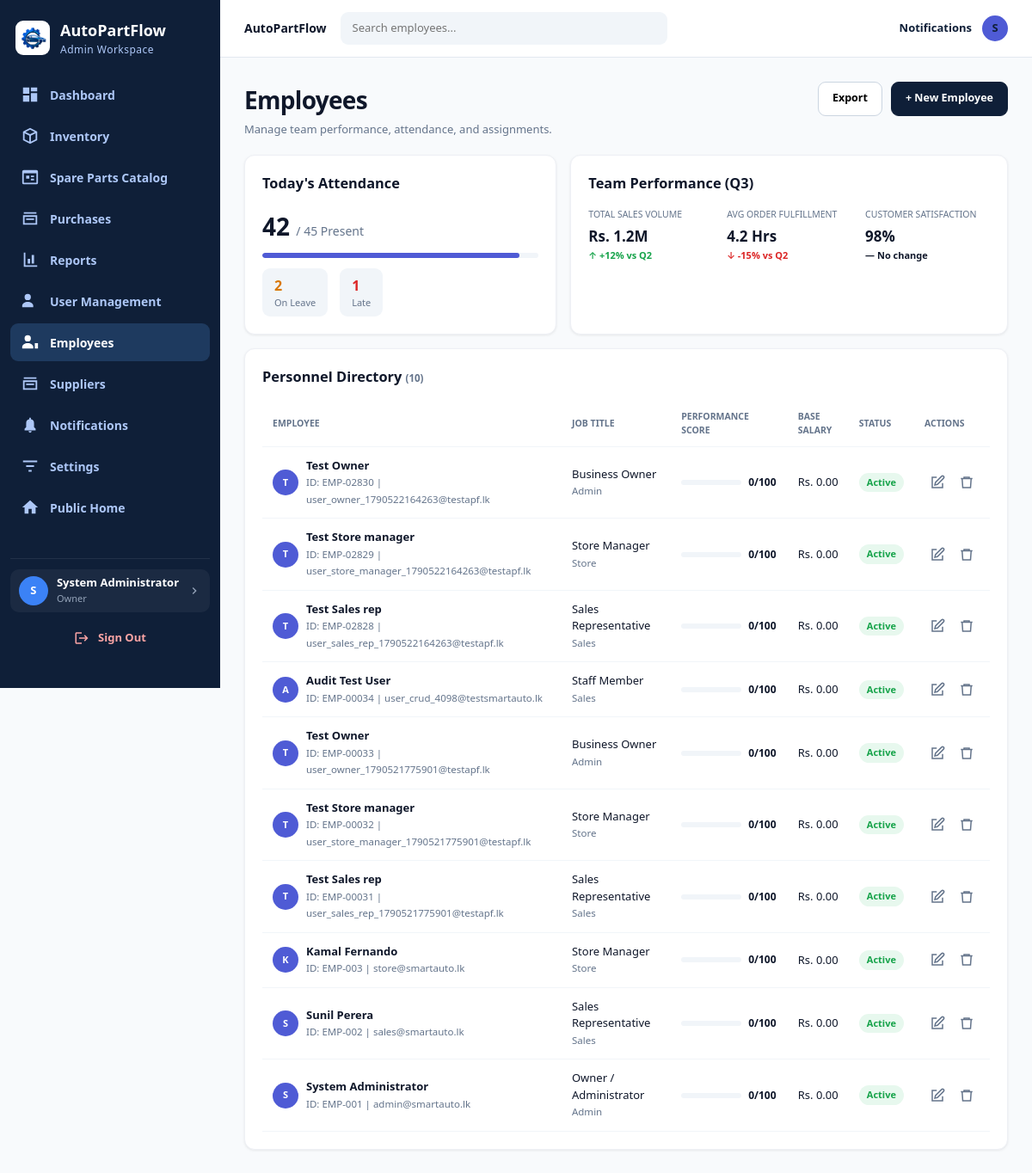
The page /admin/employees (signed in) on the database its author committed.
### tables this page shows
CREATE TABLE employees (
    id                INT UNSIGNED AUTO_INCREMENT PRIMARY KEY,
    user_id           INT UNSIGNED NOT NULL UNIQUE,
    employee_code     VARCHAR(20)  NOT NULL UNIQUE,
    designation       VARCHAR(100) NOT NULL,
    department        ENUM('sales','store','admin','delivery') NOT NULL DEFAULT 'sales',
    hire_date         DATE         NOT NULL,
    base_salary       DECIMAL(12,2) DEFAULT 0.00,
    commission_rate   DECIMAL(5,2)  DEFAULT 0.00 COMMENT 'Percentage commission on sales',
    address           TEXT         DEFAULT NULL,
    emergency_contact VARCHAR(150) DEFAULT NULL,
    emergency_phone   VARCHAR(20)  DEFAULT NULL,
    deleted_at        DATETIME     DEFAULT NULL,
    created_at        TIMESTAMP    DEFAULT CURRENT_TIMESTAMP,
    updated_at        TIMESTAMP    DEFAULT CURRENT_TIMESTAMP ON UPDATE CURRENT_TIMESTAMP,
    CONSTRAINT fk_employees_user FOREIGN KEY (user_id) REFERENCES users(id)
);

CREATE TABLE users (
    id                  INT UNSIGNED AUTO_INCREMENT PRIMARY KEY,
    role_id             TINYINT UNSIGNED NOT NULL,
    username            VARCHAR(60)  NOT NULL UNIQUE,
    email               VARCHAR(150) NOT NULL UNIQUE,
    password_hash       VARCHAR(255) NOT NULL,
    full_name           VARCHAR(150) NOT NULL,
    phone               VARCHAR(20)  DEFAULT NULL,
    avatar              VARCHAR(255) DEFAULT NULL,
    is_active           TINYINT(1)   NOT NULL DEFAULT 1,
    last_login_at       DATETIME     DEFAULT NULL,
    password_changed_at DATETIME     DEFAULT NULL,
    deleted_at          DATETIME     DEFAULT NULL,
    created_at          TIMESTAMP    DEFAULT CURRENT_TIMESTAMP,
    updated_at          TIMESTAMP    DEFAULT CURRENT_TIMESTAMP ON UPDATE CURRENT_TIMESTAMP,
    CONSTRAINT fk_users_role FOREIGN KEY (role_id) REFERENCES roles(id)
);

### app/Views/admin/employees.php (the view, shortened to what the rows shown need)
<?php
$deptLabels = ['sales' => 'Sales', 'store' => 'Store', 'admin' => 'Admin', 'delivery' => 'Delivery'];
$employees = array_map(fn($r) => [
    'id'              => (int) ($r['id'] ?? 0),
    'full_name'       => (string) ($r['full_name'] ?? ''),
    'email'           => (string) ($r['email'] ?? ''),
    'phone'           => (string) ($r['phone'] ?? ''),
    'role_id'         => (int) ($r['role_id'] ?? 0),
    'is_active'       => (int) ($r['is_active'] ?? 1),
    'employee_code'   => (string) ($r['employee_code'] ?? ''),
    'designation'     => (string) ($r['designation'] ?? ''),
    'department'      => (string) ($r['department'] ?? 'sales'),
    'hire_date'       => (string) ($r['hire_date'] ?? ''),
    'base_salary'     => (float) ($r['base_salary'] ?? 0),
    'commission_rate' => (float) ($r['commission_rate'] ?? 0),
], $rows);
?>
<!DOCTYPE html>
<html lang="en">
<head>
<link rel="stylesheet" href="<?= asset('css/shared.css') ?>">
<link rel="stylesheet" href="<?= asset('css/admin.css') ?>">
</head>
<body>
<div class="app-shell">
    <?php require APP_PATH . '/Views/admin/partials/sidebar.php'; ?>
    <div class="main">
        <header class="topbar">
            AutoPartFlow
            <div class="search-box"><input type="text" id="empSearch" placeholder="Search employees..."></div>
            <div class="topbar-icons"><a href="<?= url('admin/notifications') ?>" aria-label="Notifications">Notifications</a> <a href="<?= url('profile') ?>" class="avatar" title="Edit Profile — <?= e($_SESSION['full_name'] ?? 'Admin') ?>" style="text-decoration:none;cursor:pointer;"><?= strtoupper(substr($_SESSION['full_name'] ?? 'A', 0, 1)) ?></a></div>
        </header>
        <div class="content">
            <div class="page-head">
                <div>
                    <h1>Employees</h1>
                    <p>Manage team performance, attendance, and assignments.</p>
                </div>
                <div class="head-actions">
                    <button class="btn" type="button" id="exportBtn">Export</button>
                    <button class="btn btn-primary" type="button" id="addBtn">+ New Employee</button>
                </div>
            </div>
            <div class="grid-2">
                <div class="card">
                    <h3 style="margin-top:0;">Today's Attendance</h3>
                    <div style="font-size:28px;font-weight:700;">42 <span style="font-size:14px;font-weight:500;color:var(--slate-500);">/ 45 Present</span></div>
                    <div class="bar-track"><div class="bar-fill" style="width:93%"></div></div>
                    <div class="stat-mini">
                        <div class="box"><div class="num" style="color:var(--amber);">2</div><div class="label">On Leave</div></div>
                        <div class="box"><div class="num" style="color:var(--red);">1</div><div class="label">Late</div></div>
                    </div>
                </div>
                <div class="card">
                    <h3 style="margin-top:0;">Team Performance (Q3)</h3>
                    <div class="perf-grid">
                        <div><div class="lbl">Total Sales Volume</div><div class="val">Rs. 1.2M</div><div class="change up">↑ +12% vs Q2</div></div>
                        <div><div class="lbl">Avg Order Fulfillment</div><div class="val">4.2 Hrs</div><div class="change down">↓ -15% vs Q2</div></div>
                        <div><div class="lbl">Customer Satisfaction</div><div class="val">98%</div><div class="change">— No change</div></div>
                    </div>
                </div>
            </div>
            <div class="card">
                <h3 style="margin-top:0;">Personnel Directory <span class="sub">(<?= count($employees) ?>)</span></h3>
                <div class="table-wrap">
                <table>
                    <thead><tr><th>Employee</th><th>Job Title</th><th>Performance Score</th><th>Base Salary</th><th>Status</th><th>Actions</th></tr></thead>
                    <tbody id="empRows">
                    <?php foreach ($employees as $emp): $score = min(100, $emp['commission_rate'] * 10); ?>
                        <tr>
                            <td><div class="table-user"><div class="avatar"><?= strtoupper(substr($emp['full_name'], 0, 1)) ?></div><div><strong><?= e($emp['full_name']) ?></strong><br><span class="sub">ID: <?= e($emp['employee_code']) ?> | <?= e($emp['email']) ?></span></div></div></td>
                            <td><?= e($emp['designation']) ?><br><span class="sub"><?= e($deptLabels[$emp['department']] ?? $emp['department']) ?></span></td>
                            <td>
                                <div style="display:flex;align-items:center;gap:8px;">
                                    <div class="bar-track" style="width:70px;margin:0;"><div class="bar-fill" style="width:<?= $score ?>%;background:<?= $score >= 85 ? 'var(--green)' : 'var(--indigo-500)' ?>;"></div></div>
                                    <span style="font-size:12px;font-weight:600;"><?= round($score) ?>/100</span>
                                </div>
                            </td>
                            <td>Rs. <?= number_format($emp['base_salary'], 2) ?></td>
                            <td><span class="badge <?= $emp['is_active'] ? 'active' : 'inactive' ?>"><?= $emp['is_active'] ? 'Active' : 'Inactive' ?></span></td>
                            <td>
                                <div class="row-actions">
                                    <button type="button" class="icon-btn" data-edit="<?= $emp['id'] ?>" title="Edit">
                                        <svg width="18" height="18" viewBox="0 0 24 24" fill="none" stroke="currentColor" stroke-width="2"><path d="M11 4H4v16h16v-7"/><path d="M18.5 2.5a2.1 2.1 0 0 1 3 3L12 15l-4 1 1-4Z"/></svg>
                                    </button>
                                    <button type="button" class="icon-btn del" data-del="<?= $emp['id'] ?>" title="Delete">
                                        <svg width="18" height="18" viewBox="0 0 24 24" fill="none" stroke="currentColor" stroke-width="2"><path d="M3 6h18"/><path d="M8 6V4h8v2"/><path d="M19 6l-1 14H6L5 6"/></svg>
                                    </button>
                                </div>
                            </td>
                        </tr>
                    <?php endforeach; ?>
                    </tbody>
                </table>
                </div>
            </div>
        </div>
    </div>
</div>
</body>
</html>

### app/Core/Router.php (shortened to what the rows shown need)
<?php
class Router
{
    private array $routes = [];
    private function addRoute(string $method, string $path, string $handler): void
    {
        $this->routes[] = [
            'method'  => $method,
            'path'    => $this->normalizePath($path),
            'handler' => $handler,
        ];
    }
    public function dispatch(string $uri, string $method): void
    {
        $uri = $this->normalizePath(parse_url($uri, PHP_URL_PATH) ?: '/');
        foreach ($this->routes as $route) {
            if ($route['method'] !== strtoupper($method)) {
                continue;
            }
            $params = $this->matchRoute($route['path'], $uri);
            if ($params !== false) {
                $this->callHandler($route['handler'], $params);
                return;
            }
        }
    }
    private function matchRoute(string $routePath, string $uri): array|false
    {
        $routeParts = explode('/', trim($routePath, '/'));
        $uriParts   = explode('/', trim($uri, '/'));
        if (count($routeParts) !== count($uriParts)) {
            return false;
        }
        $params = [];
        foreach ($routeParts as $index => $part) {
            if ($part !== $uriParts[$index]) {
                return false;
            }
        }
        return $params;
    }
    private function callHandler(string $handler, array $params): void
    {
        [$controllerName, $method] = explode('@', $handler);
        $controller = new $controllerClass();
        call_user_func_array([$controller, $method], $params);
    }
    private function normalizePath(string $path): string
    {
        $path = '/' . trim($path, '/');
        return $path === '/' ? '/' : rtrim($path, '/');
    }
}

### rows shown on the page
employees: user.full_name "T", user.full_name "Test Owner", employee_code "EMP-02830", user.email "user_owner_1790522164263@testapf.lk", designation "Business Owner", department "Admin", commission_rate "0", base_salary "0.00"
employees: user.full_name "T", user.full_name "Test Store manager", employee_code "EMP-02829", user.email "user_store_manager_1790522164263@testapf.lk", designation "Store Manager", department "Store", commission_rate "0", base_salary "0.00"
employees: user.full_name "T", user.full_name "Test Sales rep", employee_code "EMP-02828", user.email "user_sales_rep_1790522164263@testapf.lk", designation "Sales Representative", department "Sales", commission_rate "0", base_salary "0.00"
employees: user.full_name "A", user.full_name "Audit Test User", employee_code "EMP-00034", user.email "user_crud_4098@testsmartauto.lk", designation "Staff Member", department "Sales", commission_rate "0", base_salary "0.00"
employees: user.full_name "T", user.full_name "Test Owner", employee_code "EMP-00033", user.email "user_owner_1790521775901@testapf.lk", designation "Business Owner", department "Admin", commission_rate "0", base_salary "0.00"
employees: user.full_name "T", user.full_name "Test Store manager", employee_code "EMP-00032", user.email "user_store_manager_1790521775901@testapf.lk", designation "Store Manager", department "Store", commission_rate "0", base_salary "0.00"
employees: user.full_name "T", user.full_name "Test Sales rep", employee_code "EMP-00031", user.email "user_sales_rep_1790521775901@testapf.lk", designation "Sales Representative", department "Sales", commission_rate "0", base_salary "0.00"
employees: user.full_name "K", user.full_name "Kamal Fernando", employee_code "EMP-003", user.email "store@smartauto.lk", designation "Store Manager", department "Store", commission_rate "0", base_salary "0.00"
employees: user.full_name "S", user.full_name "Sunil Perera", employee_code "EMP-002", user.email "sales@smartauto.lk", designation "Sales Representative", department "Sales", commission_rate "0", base_salary "0.00"
employees: user.full_name "S", user.full_name "System Administrator", employee_code "EMP-001", user.email "admin@smartauto.lk", designation "Owner / Administrator", department "Admin", commission_rate "0", base_salary "0.00"

### other values the page prints
count($employees) "10"
